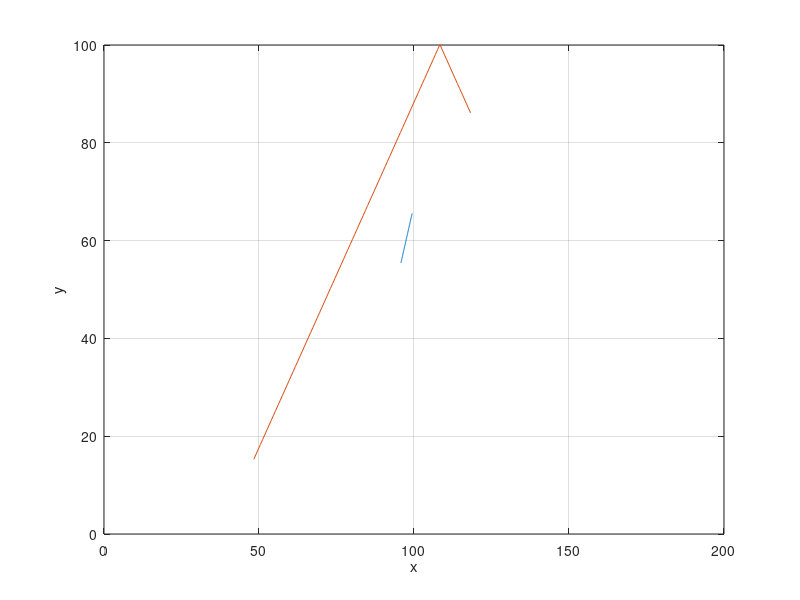

The MATLAB source for this figure:
%function[] = assignment1()
clear
clf
%Effective mass of electrons
m_n = 0.26;

%Nominial size of the region in nm
xlimit = [0 200];
ylimit = [0 100];

%question1();

%end

%function[] = question1()
%Question 1 Electron Modelling
%Part 1
%What is the thermal velocity?
%Temperature in Kelvin
T = 300;
MFP = 1;

%Part 2
%What is the mean time between collisions?

%Part 3
grid ON

particles = 5;
V0= 1;

ts=1;%time step
tr=100;%runtime

% xlim(axes, xlimit);
% ylim(axes, ylimit);
%plot(x,y,'o');
%Vx(1:nTraj) = V0 * cos(InitalAngle);
%Vy(1:nTraj) = V0 * sin(InitalAngle);
%Vx = Vx + dvx;
%dx = Vx * dt;
x = zeros([1 particles]);
y = zeros([1 particles]);
for n=1:particles
    x(n) = xlimit(1) + (xlimit(2)-xlimit(1)).*rand;
    y(n) = ylimit(1) + (ylimit(2)-ylimit(1)).*rand;
end
Vx = zeros([1 particles]);
Vy = zeros([1 particles]);

for n = 1:particles
    Vx(n)= V0*cos((2*rand-1)*2*pi);
    Vy(n)= V0*sin((2*rand-1)*2*pi);
end

n=1;
Px = zeros([tr/ts particles]);
Py = zeros([tr/ts particles]);
for t = 1:ts:tr
    
    %Store Location
    for p = 1:particles
        Px(n, p)= x(p);
        Py(n, p)= y(p);
    end
    
    %Advance Location
    x= x + Vx*ts;
    y= y + Vy*ts;
    
    %Check boundaries
    for p = 1:particles
        if y(p) < ylimit(1) || y(p) > ylimit(2)
            Vy(p) = -1*Vy(p);
        end
        if x(p) < xlimit(1) 
            x(p) = xlimit(2);
        elseif x(p) > xlimit(2)
            x(p) = xlimit(1);
        end
    end
    n=n+1;
end
for N = 1:length(Px)
    %Plot Location
    for p = 1:particles
%         hold on
%         plot(Px(1:N, p),Py(1:N, p));
%         hold off
        plot(Px(1:N, 1),Py(1:N, 1));
        hold on
        plot(Px(1:N, 2),Py(1:N, 2));
        hold off
    end
%     plot(Px(1:N, 1),Py(1:N, 1));
%     hold on
%     plot(Px(1:N, 2),Py(1:N, 2));
%     hold off
    
    xlabel('x');
    ylabel('y');
    xlim(xlimit)
    ylim(ylimit)
    grid on
    pause(0.01)
end
%end